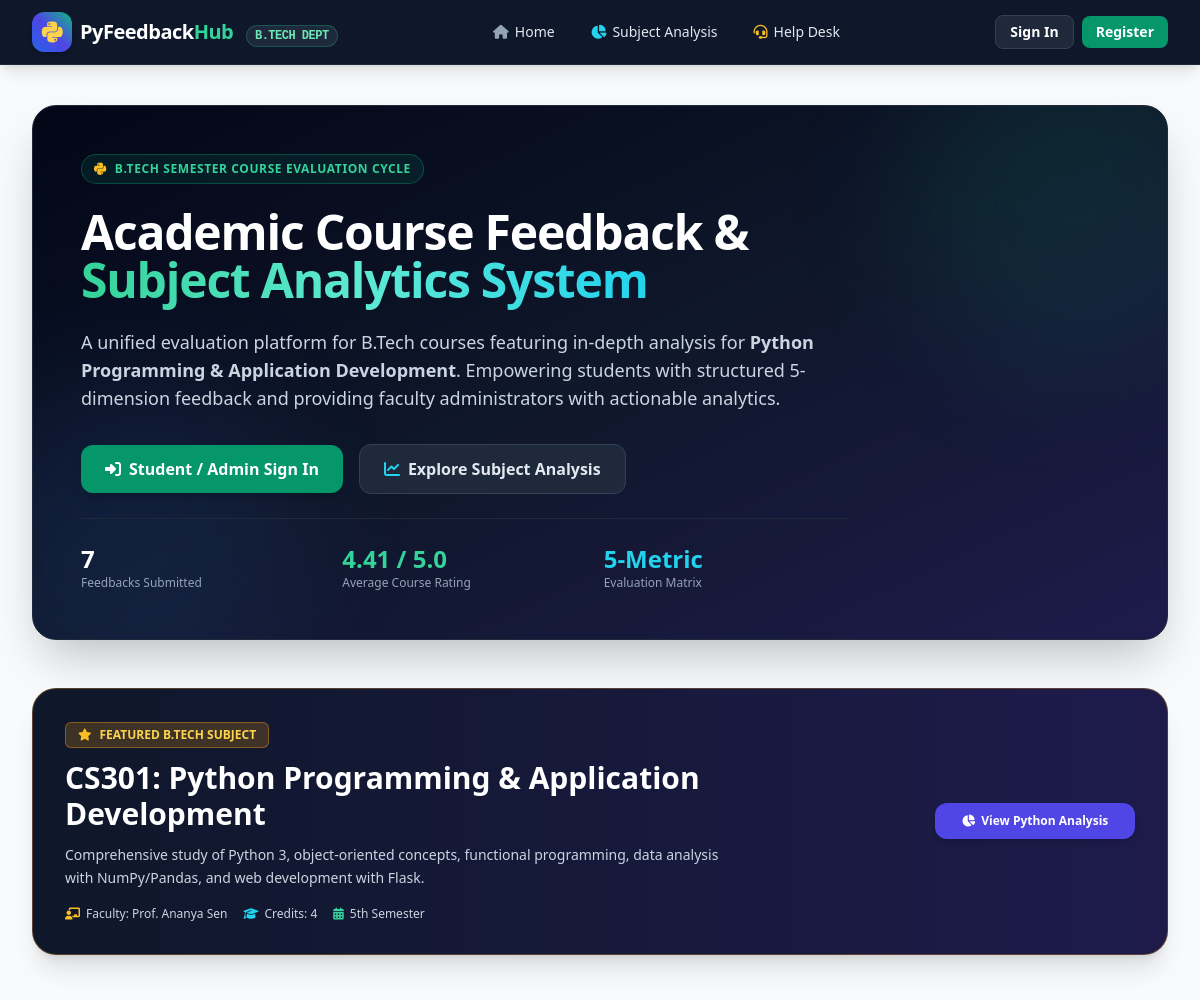
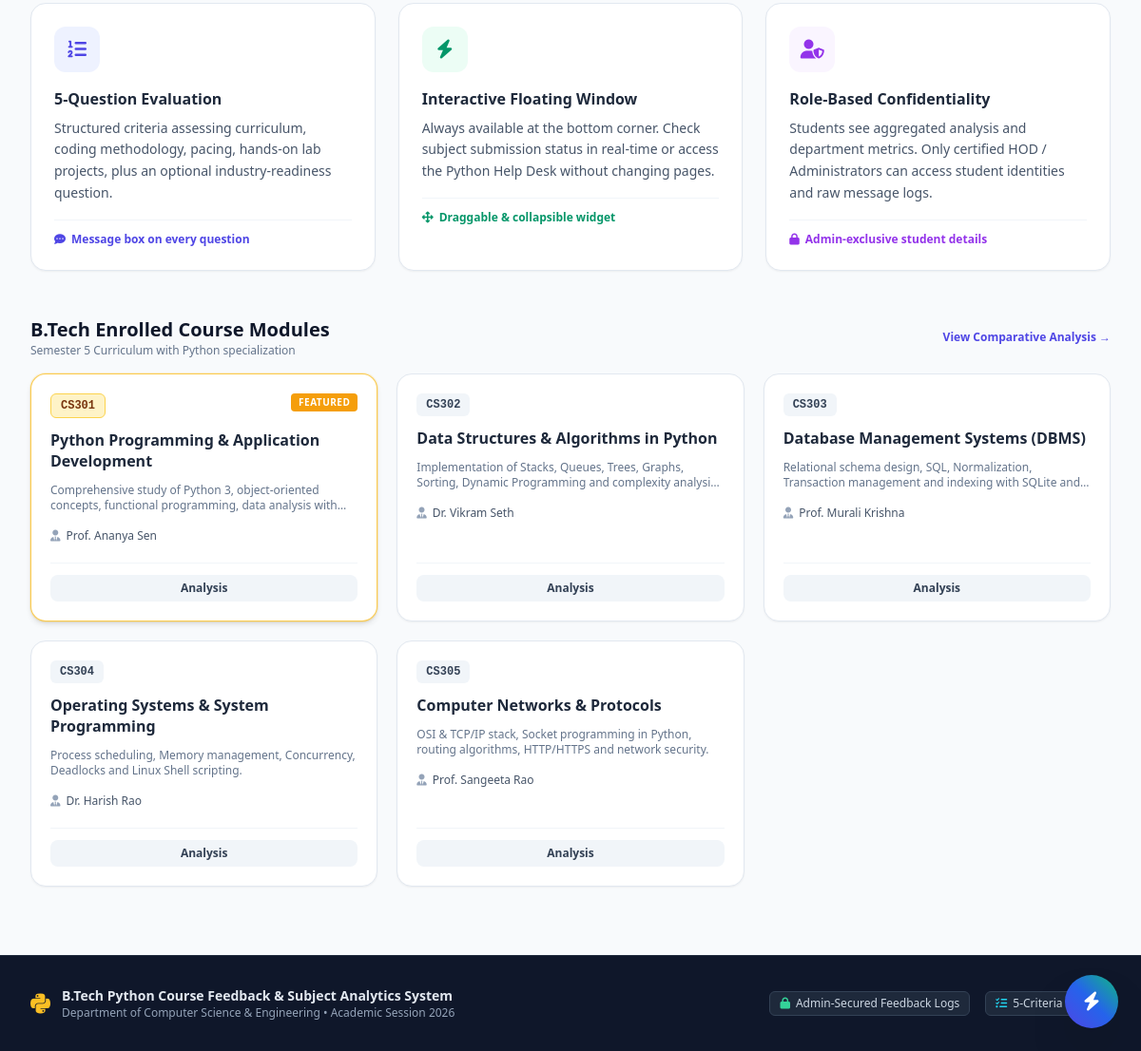
The page / on the database its author committed (2 pictures, top to bottom).
### tables this page shows
CREATE TABLE subjects (
        id INTEGER PRIMARY KEY AUTOINCREMENT,
        code TEXT UNIQUE NOT NULL,
        name TEXT NOT NULL,
        instructor TEXT NOT NULL,
        description TEXT,
        semester TEXT DEFAULT 'Semester 5',
        credits INTEGER DEFAULT 4,
        is_featured INTEGER DEFAULT 0
    );

### app.py (the view)
@app.route('/')
def home():
    conn = get_db()
    python_subject = conn.execute("SELECT * FROM subjects WHERE is_featured = 1 LIMIT 1").fetchone()
    all_subjects = conn.execute("SELECT * FROM subjects ORDER BY is_featured DESC").fetchall()
    stats = conn.execute('''
        SELECT
            COUNT(id) as total_feedbacks,
            COALESCE(AVG(overall_score), 0) as avg_rating,
            COUNT(DISTINCT user_id) as total_students_participated
        FROM feedbacks
    ''').fetchone()
    conn.close()
    return render_template('index.html', python_subject=python_subject, all_subjects=all_subjects, stats=stats)

### templates/index.html (shortened to what this page needs)
{% extends "base.html" %}
{% block content %}
<div class="space-y-12">
    <div class="relative overflow-hidden rounded-3xl bg-gradient-to-br from-slate-950 via-slate-900 to-indigo-950 text-white p-8 md:p-12 border border-slate-800 shadow-2xl">
        <div class="absolute -right-16 -top-16 w-80 h-80 rounded-full bg-emerald-500/10 blur-3xl pointer-events-none"></div>
        <div class="absolute -left-16 -bottom-16 w-80 h-80 rounded-full bg-blue-500/10 blur-3xl pointer-events-none"></div>
        <div class="relative z-10 max-w-3xl space-y-6">
            <div class="inline-flex items-center space-x-2 px-3 py-1 rounded-full bg-emerald-500/10 border border-emerald-500/30 text-emerald-400 text-xs font-semibold uppercase tracking-wider">
                <i class="fa-brands fa-python text-amber-400 text-sm"></i>
                <span>B.Tech Semester Course Evaluation Cycle</span>
            </div>
            <h1 class="text-3xl sm:text-4xl md:text-5xl font-extrabold tracking-tight text-white leading-tight">
                Academic Course Feedback & <span class="bg-gradient-to-r from-emerald-400 via-teal-300 to-cyan-400 bg-clip-text text-transparent">Subject Analytics System</span>
            </h1>
            <p class="text-slate-300 text-base sm:text-lg leading-relaxed">
                A unified evaluation platform for B.Tech courses featuring in-depth analysis for <strong>Python Programming & Application Development</strong>. Empowering students with structured 5-dimension feedback and providing faculty administrators with actionable analytics.
            </p>
            <div class="flex flex-wrap items-center gap-4 pt-2">
                {% if current_user %}
                    <a href="{{ url_for('dashboard') }}" class="px-6 py-3 rounded-xl bg-emerald-600 hover:bg-emerald-500 text-white font-semibold shadow-lg hover:shadow-emerald-500/25 transition flex items-center space-x-2">
                        <i class="fa-solid fa-gauge-high"></i>
                        <span>Go to My Dashboard</span>
                    </a>
                {% else %}
                    <a href="{{ url_for('login') }}" class="px-6 py-3 rounded-xl bg-emerald-600 hover:bg-emerald-500 text-white font-semibold shadow-lg hover:shadow-emerald-500/25 transition flex items-center space-x-2">
                        <i class="fa-solid fa-right-to-bracket"></i>
                        <span>Student / Admin Sign In</span>
                    </a>
                {% endif %}
                <a href="{{ url_for('subject_analysis') }}" class="px-6 py-3 rounded-xl bg-slate-800 hover:bg-slate-700 text-slate-200 border border-slate-700 font-semibold transition flex items-center space-x-2">
                    <i class="fa-solid fa-chart-line text-cyan-400"></i>
                    <span>Explore Subject Analysis</span>
                </a>
            </div>
            <div class="grid grid-cols-3 gap-4 pt-6 border-t border-slate-800 text-slate-300">
                <div>
                    <div class="text-2xl font-bold text-white">{{ stats.total_feedbacks or 0 }}</div>
                    <div class="text-xs text-slate-400">Feedbacks Submitted</div>
                </div>
                <div>
                    <div class="text-2xl font-bold text-emerald-400">{{ (stats.avg_rating|round(2)) or '4.50' }} / 5.0</div>
                    <div class="text-xs text-slate-400">Average Course Rating</div>
                </div>
                <div>
                    <div class="text-2xl font-bold text-cyan-400">5-Metric</div>
                    <div class="text-xs text-slate-400">Evaluation Matrix</div>
                </div>
            </div>
        </div>
    </div>
    {% if python_subject %}
    <div class="bg-gradient-to-r from-slate-900 to-indigo-950 rounded-3xl p-6 sm:p-8 text-white border border-amber-500/30 shadow-xl relative overflow-hidden">
        <div class="flex flex-col md:flex-row md:items-center justify-between gap-6">
            <div class="space-y-3 max-w-2xl">
                <div class="inline-flex items-center space-x-2 px-3 py-1 rounded-md bg-amber-500/20 text-amber-300 border border-amber-500/40 text-xs font-bold uppercase">
                    <i class="fa-solid fa-star text-amber-400"></i>
                    <span>Featured B.Tech Subject</span>
                </div>
                <h2 class="text-2xl sm:text-3xl font-bold text-white">
                    {{ python_subject.code }}: {{ python_subject.name }}
                </h2>
                <p class="text-slate-300 text-sm leading-relaxed">
                    {{ python_subject.description }}
                </p>
                <div class="flex flex-wrap items-center gap-4 text-xs text-slate-300 pt-1">
                    <span class="flex items-center"><i class="fa-solid fa-chalkboard-user text-amber-400 mr-1.5"></i> Faculty: {{ python_subject.instructor }}</span>
                    <span class="flex items-center"><i class="fa-solid fa-graduation-cap text-cyan-400 mr-1.5"></i> Credits: {{ python_subject.credits }}</span>
                    <span class="flex items-center"><i class="fa-solid fa-calendar-days text-emerald-400 mr-1.5"></i> {{ python_subject.semester }}</span>
                </div>
            </div>
            <div class="flex flex-col sm:flex-row md:flex-col gap-3 min-w-[200px]">
                <a href="{{ url_for('subject_analysis', subject_id=python_subject.id) }}" class="w-full py-2.5 px-4 rounded-xl bg-indigo-600 hover:bg-indigo-500 text-white font-semibold text-xs text-center shadow-md transition flex items-center justify-center space-x-1.5">
                    <i class="fa-solid fa-chart-pie"></i>
                    <span>View Python Analysis</span>
                </a>
            </div>
        </div>
    </div>
    {% endif %}
    <div class="grid grid-cols-1 md:grid-cols-3 gap-6">
        <div class="bg-white rounded-2xl p-6 border border-slate-200 shadow-sm hover:shadow-md transition">
            <div class="w-12 h-12 rounded-xl bg-indigo-50 text-indigo-600 flex items-center justify-center text-xl mb-4">
                <i class="fa-solid fa-list-ol"></i>
            </div>
            <h3 class="text-base font-bold text-slate-800 mb-2">5-Question Evaluation</h3>
            <p class="text-sm text-slate-600 leading-relaxed">
                Structured criteria assessing curriculum, coding methodology, pacing, hands-on lab projects, plus an optional industry-readiness question.
            </p>
            <div class="mt-4 pt-3 border-t border-slate-100 text-xs font-semibold text-indigo-600 flex items-center">
                <i class="fa-solid fa-comment-dots mr-1.5"></i> Message box on every question
            </div>
        </div>
        <div class="bg-white rounded-2xl p-6 border border-slate-200 shadow-sm hover:shadow-md transition">
            <div class="w-12 h-12 rounded-xl bg-emerald-50 text-emerald-600 flex items-center justify-center text-xl mb-4">
                <i class="fa-solid fa-bolt"></i>
            </div>
            <h3 class="text-base font-bold text-slate-800 mb-2">Interactive Floating Window</h3>
            <p class="text-sm text-slate-600 leading-relaxed">
                Always available at the bottom corner. Check subject submission status in real-time or access the Python Help Desk without changing pages.
            </p>
            <div class="mt-4 pt-3 border-t border-slate-100 text-xs font-semibold text-emerald-600 flex items-center">
                <i class="fa-solid fa-arrows-up-down-left-right mr-1.5"></i> Draggable & collapsible widget
            </div>
        </div>
        <div class="bg-white rounded-2xl p-6 border border-slate-200 shadow-sm hover:shadow-md transition">
            <div class="w-12 h-12 rounded-xl bg-purple-50 text-purple-600 flex items-center justify-center text-xl mb-4">
                <i class="fa-solid fa-user-shield"></i>
            </div>
            <h3 class="text-base font-bold text-slate-800 mb-2">Role-Based Confidentiality</h3>
            <p class="text-sm text-slate-600 leading-relaxed">
                Students see aggregated analysis and department metrics. Only certified HOD / Administrators can access student identities and raw message logs.
            </p>
            <div class="mt-4 pt-3 border-t border-slate-100 text-xs font-semibold text-purple-600 flex items-center">
                <i class="fa-solid fa-lock mr-1.5"></i> Admin-exclusive student details
            </div>
        </div>
    </div>
    <div class="space-y-4">
        <div class="flex items-center justify-between">
            <div>
                <h3 class="text-xl font-bold text-slate-900">B.Tech Enrolled Course Modules</h3>
                <p class="text-xs text-slate-500">Semester 5 Curriculum with Python specialization</p>
            </div>
            <a href="{{ url_for('subject_analysis') }}" class="text-xs font-semibold text-indigo-600 hover:text-indigo-800 flex items-center">
                View Comparative Analysis &rarr;
            </a>
        </div>
        <div class="grid grid-cols-1 sm:grid-cols-2 lg:grid-cols-3 gap-5">
            {% for subj in all_subjects %}
            <div class="bg-white rounded-2xl p-5 border {% if subj.is_featured %}border-amber-400/80 bg-amber-50/20 shadow-md ring-1 ring-amber-400/20{% else %}border-slate-200 shadow-sm{% endif %} flex flex-col justify-between hover:border-indigo-300 transition">
                <div class="space-y-3">
                    <div class="flex items-start justify-between">
                        <span class="px-2.5 py-1 rounded-md text-xs font-bold font-mono {% if subj.is_featured %}bg-amber-100 text-amber-900 border border-amber-300{% else %}bg-slate-100 text-slate-700{% endif %}">
                            {{ subj.code }}
                        </span>
                        {% if subj.is_featured %}
                            <span class="px-2 py-0.5 rounded text-[10px] font-bold bg-amber-500 text-white uppercase tracking-wider">
                                Featured
                            </span>
                        {% endif %}
                    </div>
                    <h4 class="font-bold text-slate-800 text-base leading-snug">
                        {{ subj.name }}
                    </h4>
                    <p class="text-xs text-slate-500 line-clamp-2">
                        {{ subj.description }}
                    </p>
                    <div class="text-xs text-slate-600 flex items-center space-x-1.5 pt-1">
                        <i class="fa-solid fa-user-tie text-slate-400"></i>
                        <span>{{ subj.instructor }}</span>
                    </div>
                </div>
                <div class="mt-5 pt-3 border-t border-slate-100 flex items-center justify-between gap-2">
                    <a href="{{ url_for('subject_analysis', subject_id=subj.id) }}" class="flex-1 py-1.5 px-3 rounded-lg bg-slate-100 hover:bg-slate-200 text-slate-700 text-xs font-semibold text-center transition">
                        Analysis
                    </a>
                </div>
            </div>
            {% endfor %}
        </div>
    </div>
</div>
{% endblock %}

### rows shown on the page
subjects: code "CS301", name "Python Programming & Application Development", description "Comprehensive study of Python 3, object-oriented concepts, functional programming, data analysis with NumPy/Pandas, and web development with Flask.", instructor "Prof. Ananya Sen", credits "4", semester "5th Semester", is_featured "FEATURED", description "Comprehensive study of Python 3, object-oriented concepts, functional programming, data analysis…"
subjects: code "CS302", name "Data Structures & Algorithms in Python", description "Implementation of Stacks, Queues, Trees, Graphs, Sorting, Dynamic Programming and complexity…", instructor "Dr. Vikram Seth"
subjects: code "CS303", name "Database Management Systems (DBMS)", description "Relational schema design, SQL, Normalization, Transaction management and indexing with SQLite…", instructor "Prof. Murali Krishna"
subjects: code "CS304", name "Operating Systems & System Programming", description "Process scheduling, Memory management, Concurrency, Deadlocks and Linux Shell scripting.", instructor "Dr. Harish Rao"
subjects: code "CS305", name "Computer Networks & Protocols", description "OSI & TCP/IP stack, Socket programming in Python, routing algorithms, HTTP/HTTPS and network security.", instructor "Prof. Sangeeta Rao"

### other values the page prints
{{ stats.total_feedbacks or 0 }} "7"
{{ (stats.avg_rating|round(2)) or '4.50' }} "4.41"
